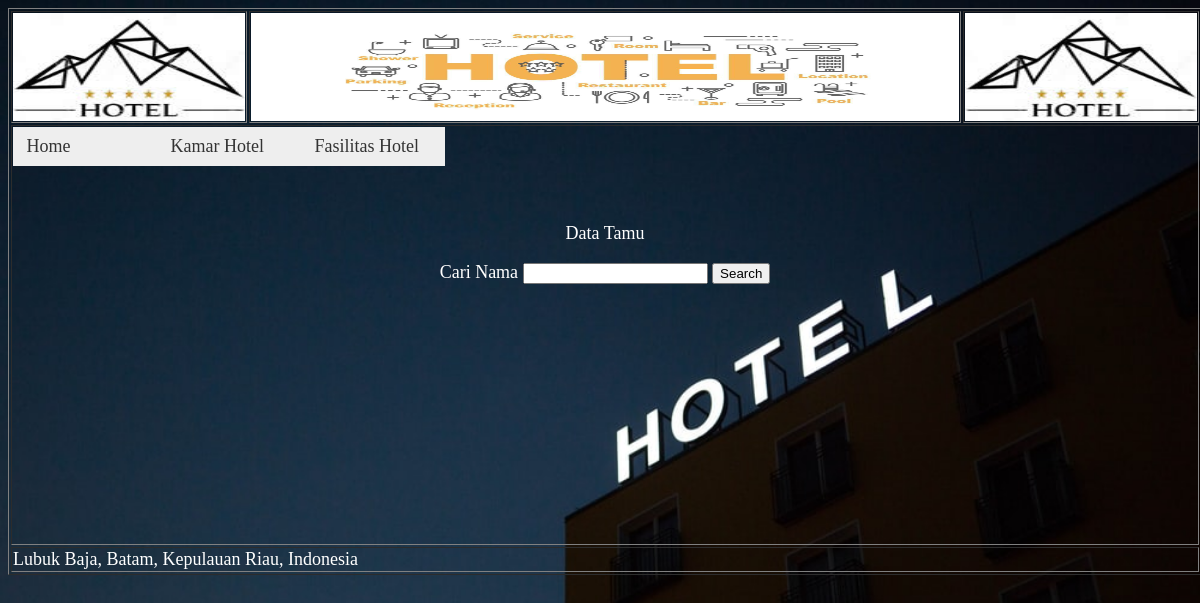
Page /tamutampil.php on the earlier database version.
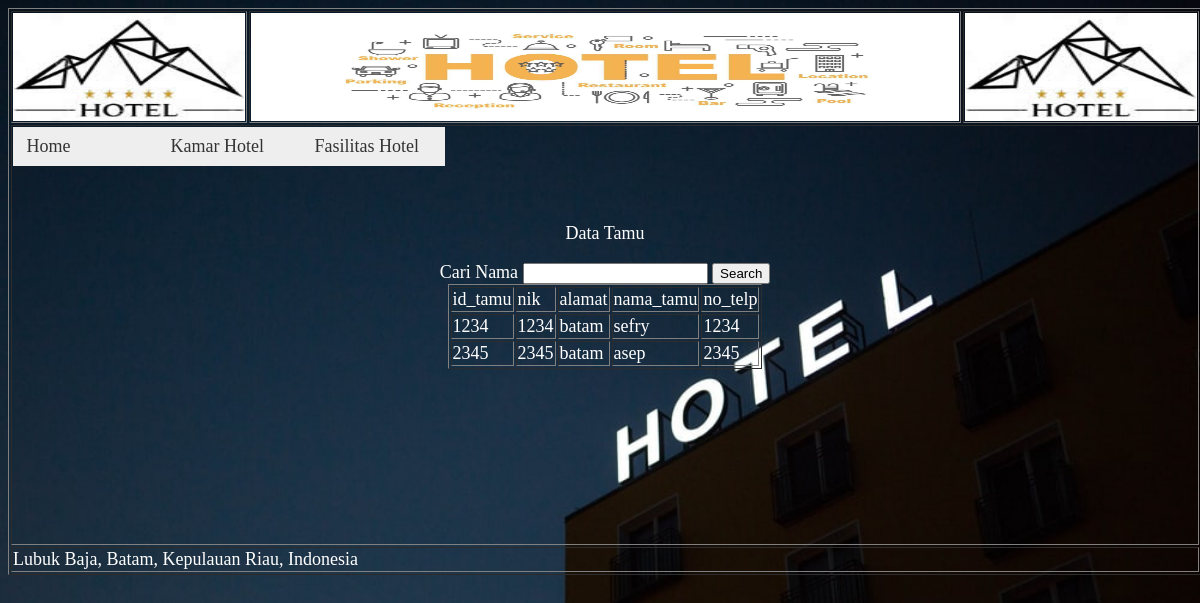
Same page on the later database version.
### tables this page shows
CREATE TABLE IF NOT EXISTS `tamu` (
  `id_tamu` varchar(10) NOT NULL,
  `nik` varchar(20) NOT NULL,
  `alamat` varchar(50) NOT NULL,
  `nama_tamu` char(30) NOT NULL,
  `no_telp` varchar(20) NOT NULL,
  PRIMARY KEY (`id_tamu`)
);

### tamutampil.php (the view, shortened to what this page needs)
<?php require_once('Connections/hotel1.php'); ?>
<?php
$query_tamu = "SELECT * FROM tamu";
$tamu = mysql_query($query_tamu, $hotel1) or die(mysql_error());
$row_tamu = mysql_fetch_assoc($tamu);
$totalRows_tamu = mysql_num_rows($tamu);
?>
<!DOCTYPE html PUBLIC "-//W3C//DTD XHTML 1.0 Transitional//EN" "http://www.w3.org/TR/xhtml1/DTD/xhtml1-transitional.dtd">
<html xmlns="http://www.w3.org/1999/xhtml">
<head>
<link href="SpryAssets/SpryMenuBarHorizontal.css" rel="stylesheet" type="text/css" />
</head>
<body>
<table width="1124" height="561" border="1" align="center">
  <tr>
    <td width="109" height="88"><img src="image/logo.jpg" width="232" height="108" /></td>
    <td width="755"><img src="image/banner.jpg" width="708" height="108" /></td>
    <td width="109"><img src="image/logo.jpg" alt="" width="232" height="108" /></td>
  </tr>
  <tr>
    <td height="416" colspan="3" align="center" valign="top"><ul id="MenuBar1" class="MenuBarHorizontal">
      <li><a href="homeresepsionis.php">Home</a></li>
      <li><a href="kamarhotelresepsionis.php">Kamar Hotel</a></li>
      <li><a href="fasilitashotelresepsionis.php">Fasilitas Hotel</a></li>
    </ul>
      <p>&nbsp;</p>
      <p>&nbsp;</p>
      <p>Data Tamu</p>
      <form id="form1" name="form1" method="get" action="tamucari.php">
        Cari Nama
        <input type="text" />
        <input type="submit" name="button" id="button" value="Search" />
      </form>
      <?php if ($totalRows_tamu > 0) {  ?>
  <table border="1" align="center">
    <tr>
      <td>id_tamu</td>
      <td>nik</td>
      <td>alamat</td>
      <td>nama_tamu</td>
      <td>no_telp</td>
    </tr>
    <?php do { ?>
      <tr>
        <td><?php echo $row_tamu['id_tamu']; ?></td>
        <td><?php echo $row_tamu['nik']; ?></td>
        <td><?php echo $row_tamu['alamat']; ?></td>
        <td><?php echo $row_tamu['nama_tamu']; ?></td>
        <td><?php echo $row_tamu['no_telp']; ?></td>
      </tr>
      <?php } while ($row_tamu = mysql_fetch_assoc($tamu)); ?>
  </table>
  <?php }  ?>
<p>&nbsp;</p>
<p>&nbsp;</p></td>
  </tr>
  <tr>
    <td colspan="3">Lubuk Baja, Batam, Kepulauan Riau, Indonesia</td>
  </tr>
</table>
</body>
</html>

### SpryAssets/SpryMenuBarHorizontal.css (style rules this page uses)
ul.MenuBarHorizontal { margin: 0; padding: 0; list-style-type: none; font-size: 100%; cursor: default; width: auto; }
ul.MenuBarHorizontal li { margin: 0; padding: 0; list-style-type: none; font-size: 100%; position: relative; text-align: left; cursor: pointer; width: 8em; float: left; }
ul.MenuBarHorizontal a { display: block; cursor: pointer; background-color: #EEE; padding: 0.5em 0.75em; color: #333; text-decoration: none; }

### tamutampil.php (style rules this page uses)
body,td,th { font-size: 18px; color: #FFF; }
body { background-color: #D6D6D6; background-image: url(image/bg.jpg); background-size: cover; background-repeat: no-repeat; }

Differences in the rows shown:
added tamu: id_tamu "1234", nik "1234", alamat "batam", nama_tamu "sefry", no_telp "1234"
added tamu: id_tamu "2345", nik "2345", alamat "batam", nama_tamu "asep", no_telp "2345"
Other differences:
text now shown: "id_tamu nik alamat nama_tamu no_telp"
